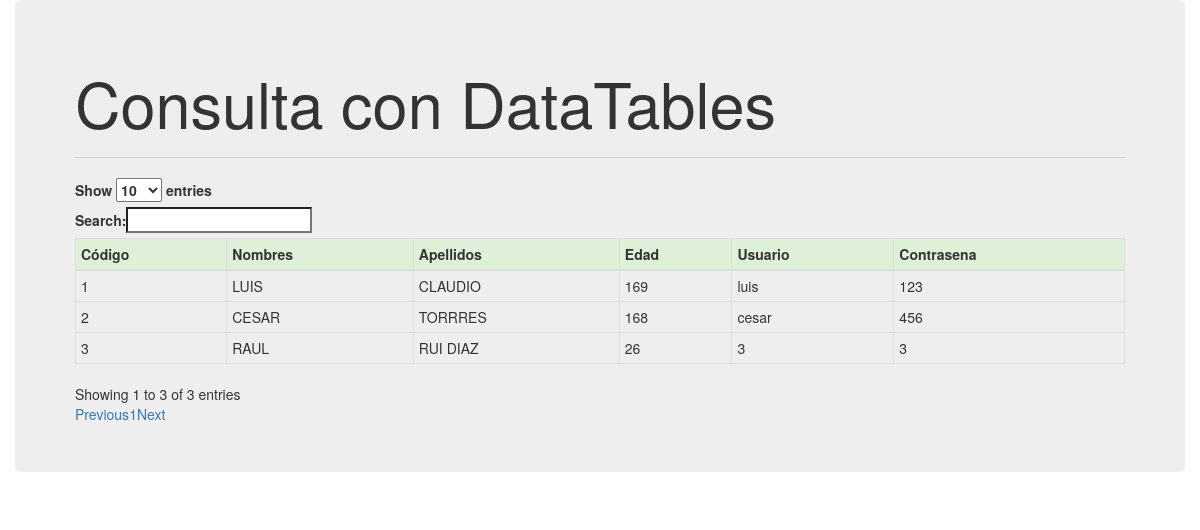
The page /Consulta/index.php on the database its author committed.
### tables this page shows
CREATE TABLE alumno (
  codigo int(11) NOT NULL PRIMARY KEY AUTO_INCREMENT,
  nombres varchar(100) NOT NULL,
  apellidos varchar(100) NOT NULL,
  edad int(11) NOT NULL,
  usuario varchar(100) NOT NULL,
  contrasena varchar(200) NOT NULL
);

### Consulta/consulta.php (the view, shortened to what this page needs)
<?php
$query   ="SELECT * FROM alumno";
$result  = $db->query($query);
 ?>
<div class="table-responsive">
	<table class="table table-bordered table-condensed" id="consulta">
		<thead>
			<tr class="success">
				<th>Código</th>
				<th>Nombres</th>
				<th>Apellidos</th>
				<th>Edad</th>
				<th>Usuario</th>
				<th>Contrasena</th>
			</tr>
		</thead>
		<tbody>
		<?php
        while ($fila = mysqli_fetch_object($result))
         {
        ?>
		<tr>
		<td><?php echo $fila->codigo; ?></td>
		<td><?php echo $fila->nombres; ?></td>
		<td><?php echo $fila->apellidos; ?></td>
		<td><?php echo $fila->edad; ?></td>
		<td><?php echo $fila->usuario; ?></td>
		<td><?php echo $fila->contrasena; ?></td>
		</tr>
        <?php
        }
		 ?>
		</tbody>
	</table>
</div>

### Consulta/index.php (shortened to what this page needs)
<?php
$db = new Conexion();
 ?>
<!DOCTYPE html>
<html lang="es">
<head>
<link rel="stylesheet" href="//maxcdn.bootstrapcdn.com/bootstrap/3.3.6/css/bootstrap.min.css">
<link rel="stylesheet" href="https://cdn.datatables.net/1.10.12/css/dataTables.bootstrap.min.css">
</head>
<body>
<div class="container-fluid">
	<div class="row">
		<div class="col-xs-12 col-sm-12 col-md-12 col-lg-12">
		<div class="jumbotron">
		<h1>Consulta con DataTables</h1>
		<hr>
		 <?php include('consulta.php'); ?>
		</div>
		</div>
	</div>
</div>
</html>

### rows shown on the page
alumno: codigo "1", nombres "LUIS", apellidos "CLAUDIO", edad "169", usuario "luis", contrasena "123"
alumno: codigo "2", nombres "CESAR", apellidos "TORRRES", edad "168", usuario "cesar", contrasena "456"
alumno: codigo "3", nombres "RAUL", apellidos "RUI DIAZ", edad "26", usuario "3", contrasena "3"
